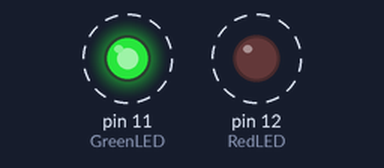
A sketch run on a simulated Arduino Uno, built with avr-gcc and run on an emulated ATmega328P. On the bench: output pins drawn as LEDs (lit = HIGH). Dashed ring = blinking.

Above: at 0.5 s.
Timing chart, 0 to 4.6 s (numbered marks = the images above):
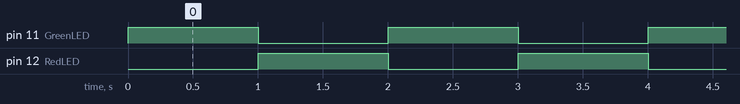

Measured:
- by itself, pin 11 (GreenLED), pin 12 (RedLED): alternates HIGH for 1.0 s and LOW for 1.0 s

The sketch:

P1_1.ino
```cpp
const int GreenLED = 11; // Alias for pin number 11
const int RedLED = 12; // Alias for pin number 12
void setup() {
// initialize the LED pin as an output:
 pinMode(GreenLED, OUTPUT);
 pinMode(RedLED, OUTPUT);

}
void loop(){
 //turn the Green Led on:
 digitalWrite(GreenLED, HIGH);
 digitalWrite(RedLED, LOW);

 // Wait for 1 second
 delay(1000);
 // turn the Red Led on
 digitalWrite(RedLED, HIGH);
 digitalWrite(GreenLED, LOW);
 // Wait for 1 second
 delay(1000);
 }
```
